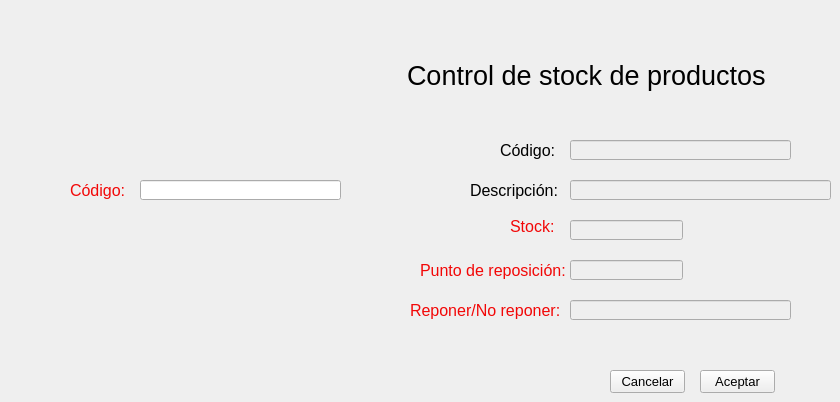
    <widget class="QWidget" name="controlstock">
     <property name="windowTitle">
      <string>Control de Stock</string>
     </property>
     <widget class="QLabel" name="label_8">
      <property name="geometry">
       <rect>
        <x>70</x>
        <y>180</y>
        <width>61</width>
        <height>21</height>
       </rect>
      </property>
      <property name="font">
       <font>
        <pointsize>12</pointsize>
       </font>
      </property>
      <property name="styleSheet">
       <string notr="true">color: rgb(242, 7, 7);</string>
      </property>
      <property name="text">
       <string>Código:</string>
      </property>
     </widget>
     <widget class="QLabel" name="label_11">
      <property name="geometry">
       <rect>
        <x>510</x>
        <y>220</y>
        <width>46</width>
        <height>13</height>
       </rect>
      </property>
      <property name="font">
       <font>
        <pointsize>12</pointsize>
       </font>
      </property>
      <property name="styleSheet">
       <string notr="true">color: rgb(242, 7, 7);</string>
      </property>
      <property name="text">
       <string>Stock:</string>
      </property>
     </widget>
     <widget class="QLabel" name="label_12">
      <property name="geometry">
       <rect>
        <x>420</x>
        <y>260</y>
        <width>151</width>
        <height>21</height>
       </rect>
      </property>
      <property name="font">
       <font>
        <pointsize>12</pointsize>
       </font>
      </property>
      <property name="styleSheet">
       <string notr="true">color: rgb(242, 7, 7);</string>
      </property>
      <property name="text">
       <string>Punto de reposición:</string>
      </property>
     </widget>
     <widget class="QLabel" name="label_13">
      <property name="geometry">
       <rect>
        <x>410</x>
        <y>300</y>
        <width>151</width>
        <height>21</height>
       </rect>
      </property>
      <property name="font">
       <font>
        <pointsize>12</pointsize>
       </font>
      </property>
      <property name="styleSheet">
       <string notr="true">color: rgb(242, 7, 7);</string>
      </property>
      <property name="text">
       <string>Reponer/No reponer:</string>
      </property>
     </widget>
     <widget class="QPushButton" name="buttoncancelarcs">
      <property name="geometry">
       <rect>
        <x>610</x>
        <y>370</y>
        <width>75</width>
        <height>23</height>
       </rect>
      </property>
      <property name="font">
       <font>
        <pointsize>10</pointsize>
       </font>
      </property>
      <property name="styleSheet">
       <string notr="true">color: rgb(0, 0, 0);</string>
      </property>
      <property name="text">
       <string>Cancelar</string>
      </property>
     </widget>
     <widget class="QPushButton" name="buttonaceptarcs">
      <property name="geometry">
       <rect>
        <x>700</x>
        <y>370</y>
        <width>75</width>
        <height>23</height>
       </rect>
      </property>
      <property name="font">
       <font>
        <pointsize>10</pointsize>
       </font>
      </property>
      <property name="styleSheet">
       <string notr="true">color: rgb(0, 0, 0);</string>
      </property>
      <property name="text">
       <string>Aceptar</string>
      </property>
     </widget>
     <widget class="QLineEdit" name="linecodigocs">
      <property name="geometry">
       <rect>
        <x>140</x>
        <y>180</y>
        <width>201</width>
        <height>20</height>
       </rect>
      </property>
      <property name="font">
       <font>
        <pointsize>12</pointsize>
        <weight>75</weight>
        <bold>true</bold>
       </font>
      </property>
      <property name="styleSheet">
       <string notr="true">color: rgb(0, 0, 0);</string>
      </property>
      <property name="text">
       <string/>
      </property>
      <property name="maxLength">
       <number>13</number>
      </property>
     </widget>
     <widget class="QLabel" name="label_34">
      <property name="geometry">
       <rect>
        <x>150</x>
        <y>10</y>
        <width>251</width>
        <height>101</height>
       </rect>
      </property>
      <property name="text">
       <string/>
      </property>
      <property name="pixmap">
       <pixmap>logos/logo3.png</pixmap>
      </property>
     </widget>
     <widget class="QLabel" name="label_35">
      <property name="geometry">
       <rect>
        <x>407</x>
        <y>60</y>
        <width>361</width>
        <height>31</height>
       </rect>
      </property>
      <property name="font">
       <font>
        <pointsize>20</pointsize>
       </font>
      </property>
      <property name="text">
       <string>Control de stock de productos</string>
      </property>
     </widget>
     <widget class="QLabel" name="label_46">
      <property name="geometry">
       <rect>
        <x>470</x>
        <y>180</y>
        <width>91</width>
        <height>20</height>
       </rect>
      </property>
      <property name="font">
       <font>
        <pointsize>12</pointsize>
       </font>
      </property>
      <property name="text">
       <string>Descripción:</string>
      </property>
     </widget>
     <widget class="QLabel" name="label_47">
      <property name="geometry">
       <rect>
        <x>500</x>
        <y>140</y>
        <width>61</width>
        <height>20</height>
       </rect>
      </property>
      <property name="font">
       <font>
        <pointsize>12</pointsize>
       </font>
      </property>
      <property name="text">
       <string>Código:</string>
      </property>
     </widget>
     <widget class="QLineEdit" name="linecodigovistacs">
      <property name="enabled">
       <bool>false</bool>
      </property>
      <property name="geometry">
       <rect>
        <x>570</x>
        <y>140</y>
        <width>221</width>
        <height>20</height>
       </rect>
      </property>
      <property name="font">
       <font>
        <pointsize>12</pointsize>
        <weight>75</weight>
        <bold>true</bold>
       </font>
      </property>
      <property name="styleSheet">
       <string notr="true">color: rgb(0, 0, 0);</string>
      </property>
     </widget>
     <widget class="QLineEdit" name="linedescripcioncs">
      <property name="enabled">
       <bool>false</bool>
      </property>
      <property name="geometry">
       <rect>
        <x>570</x>
        <y>180</y>
        <width>261</width>
        <height>20</height>
       </rect>
      </property>
      <property name="font">
       <font>
        <pointsize>12</pointsize>
        <weight>75</weight>
        <bold>true</bold>
       </font>
      </property>
      <property name="styleSheet">
       <string notr="true">color: rgb(0, 0, 0);</string>
      </property>
     </widget>
     <widget class="QLineEdit" name="linestockcs">
      <property name="enabled">
       <bool>false</bool>
      </property>
      <property name="geometry">
       <rect>
        <x>570</x>
        <y>220</y>
        <width>113</width>
        <height>20</height>
       </rect>
      </property>
      <property name="font">
       <font>
        <pointsize>12</pointsize>
        <weight>75</weight>
        <bold>true</bold>
       </font>
      </property>
      <property name="styleSheet">
       <string notr="true">color: rgb(0, 0, 0);</string>
      </property>
     </widget>
     <widget class="QLineEdit" name="linepuntoreposicioncs">
      <property name="enabled">
       <bool>false</bool>
      </property>
      <property name="geometry">
       <rect>
        <x>570</x>
        <y>260</y>
        <width>113</width>
        <height>20</height>
       </rect>
      </property>
      <property name="font">
       <font>
        <pointsize>12</pointsize>
        <weight>75</weight>
        <bold>true</bold>
       </font>
      </property>
      <property name="styleSheet">
       <string notr="true">color: rgb(0, 0, 0);</string>
      </property>
     </widget>
     <widget class="QLineEdit" name="linereponeronocs">
      <property name="enabled">
       <bool>false</bool>
      </property>
      <property name="geometry">
       <rect>
        <x>570</x>
        <y>300</y>
        <width>221</width>
        <height>20</height>
       </rect>
      </property>
      <property name="font">
       <font>
        <pointsize>12</pointsize>
        <weight>75</weight>
        <bold>true</bold>
       </font>
      </property>
      <property name="styleSheet">
       <string notr="true">color: rgb(0, 0, 0);</string>
      </property>
     </widget>
    </widget>
